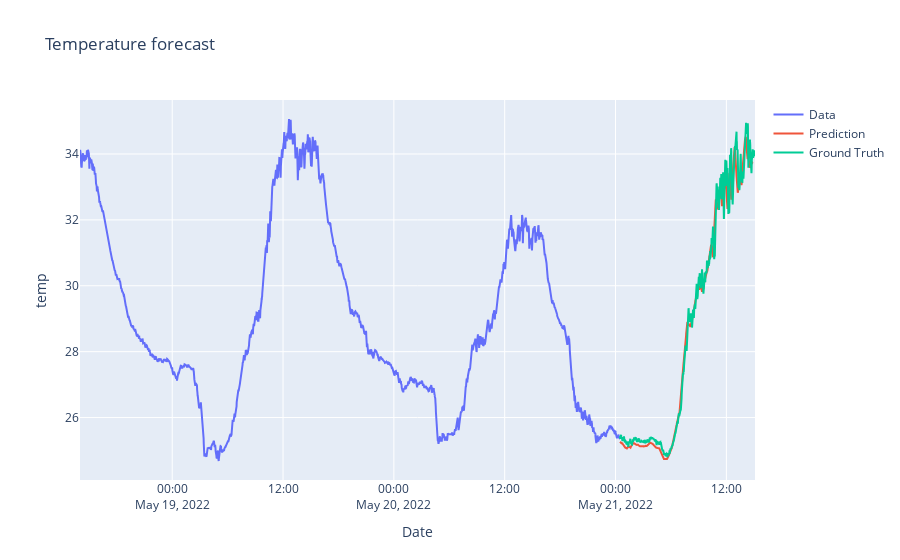

This figure's notebook cell:
### Code cell
prediction = model.predict_generator(test_generator)

temperature_train = temperature_train.reshape((-1))
temperature_test = temperature_test.reshape((-1))
prediction = prediction.reshape((-1))

trace1 = go.Scatter(
    x = date_train,
    y = temperature_train,
    mode = 'lines',
    name = 'Data'
)
trace2 = go.Scatter(
    x = date_test,
    y = prediction,
    mode = 'lines',
    name = 'Prediction'
)
trace3 = go.Scatter(
    x = date_test,
    y = temperature_test,
    mode='lines',
    name = 'Ground Truth'
)
layout = go.Layout(
    title = "Temperature forecast",
    xaxis = {'title' : "Date"},
    yaxis = {'title' : "temp"}
)
fig = go.Figure(data=[trace1, trace2, trace3], layout=layout)
fig.show()

### Figure 1 — Plotly figure (JSON) as saved in the notebook; plotly's stock layout.template omitted (floating-point values rounded to 4 significant figures; data arrays with more than 128 entries replaced by an {"elided": "..."} marker saying what was removed)
{"data": [{"mode": "lines", "name": "Data", "type": "scatter", "x": {"elided": "3508 str values"}, "y": {"elided": "3508 float values"}}, {"mode": "lines", "name": "Prediction", "type": "scatter", "x": {"elided": "878 str values"}, "y": {"elided": "863 float values"}}, {"mode": "lines", "name": "Ground Truth", "type": "scatter", "x": {"elided": "878 str values"}, "y": {"elided": "878 float values"}}], "layout": {"title": {"text": "Temperature forecast"}, "xaxis": {"title": {"text": "Date"}}, "yaxis": {"title": {"text": "temp"}}}}
